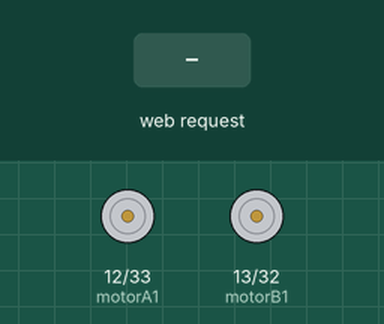
Recording of a sketch running on a simulated ESP32. Parts: motor-driver pin pairs drawn as motors (green arrow = first pin HIGH = forward, orange = second pin HIGH = backward, longer = more drive). Inputs (shaded band) come from the test bench. WiFi joins after 1.5 s; servers stay silent unless stated; what the sketch prints to the serial monitor is not drawn.

Above: at 3.2 s.
3.3 s: HTTP request GET /control?dir=forward received
At 4.5 s:
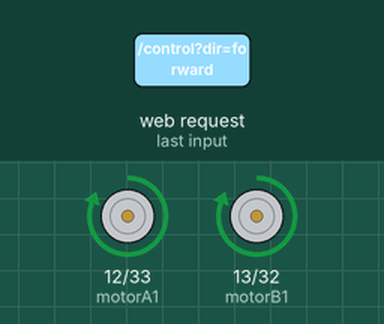
4.8 s: HTTP request GET /control?dir=backward received
At 5.8 s:
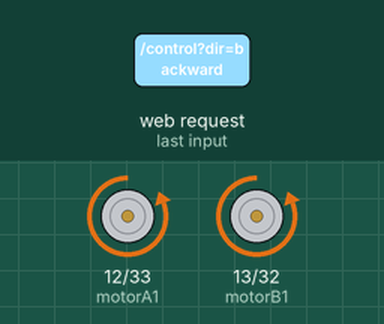
6.3 s: HTTP request GET /control?dir=left received
At 6.9 s:
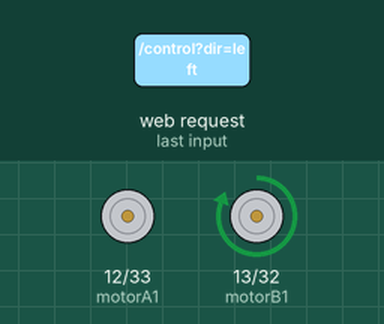
7.8 s: HTTP request GET /control?dir=right received
At 8.1 s:
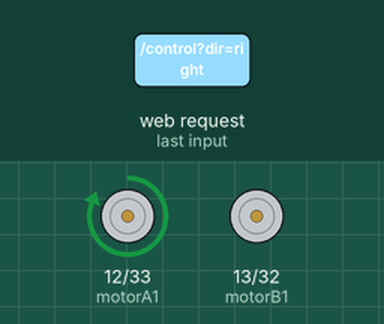
Timing chart, 0 to 10.3 s (numbered marks = the images above; inputs shaded):
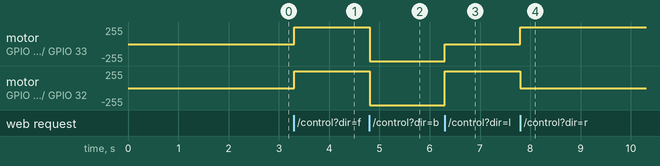

The sketch:

wasd_test.ino
```cpp
#include <WiFi.h>
#include <ESPAsyncWebServer.h>

const char* ssid = "SBRT";
const char* password = "Robotic$3";

// Define motor pins
const int motorA1 = 12;
const int motorA2 = 33;
const int motorB1 = 13;
const int motorB2 = 32;

AsyncWebServer server(80);


String html2 = R"RAW(
<!DOCTYPE html>
<head>
<title>ESP32 Direction Controller</title>
</head>
<body>
<h1>ESP32 Direction Controller</h1>
<p>Use WASD keys to control the direction:</p>
<p>W - Forward, A - Left, S - Backward, D - Right</p>

<script>
// Function to send the request to the ESP32
function sendDirection(direction) {
  // Replace with the IP address of your ESP32
  var ip = location.host;
  var espUrl = 'http://192.168.1.25/control';

  // Assemble the full URL with the direction parameter
  var fullUrl = espUrl + '?dir=' + direction;

  // Send the request
  fetch(fullUrl)
    .then(response => response.text())
    .then(data => console.log(data))
    .catch(error => console.error('Error:', error));
}

// Event listener for keydown to start movement
document.addEventListener('keydown', function(event) {
  if(event.key === 'w' || event.key === 'W') {
    sendDirection('forward');
  } else if(event.key === 'a' || event.key === 'A') {
    sendDirection('left');
  } else if(event.key === 's' || event.key === 'S') {
    sendDirection('backward');
  } else if(event.key === 'd' || event.key === 'D') {
    sendDirection('right');
  }
});

// Event listener for keyup to stop movement
document.addEventListener('keyup', function(event) {
  if(['w', 'W', 'a', 'A', 's', 'S', 'd', 'D'].includes(event.key)) {
    sendDirection('stop');
  }
});
</script>
</body>
</html>
)RAW";

void moveForward() {
  digitalWrite(motorA1, HIGH);
  digitalWrite(motorA2, LOW);
  digitalWrite(motorB1, HIGH);
  digitalWrite(motorB2, LOW);
}

void moveBackward() {
  digitalWrite(motorA1, LOW);
  digitalWrite(motorA2, HIGH);
  digitalWrite(motorB1, LOW);
  digitalWrite(motorB2, HIGH);
}

void turnLeft() {
  digitalWrite(motorA1, LOW);
  digitalWrite(motorA2, LOW);
  digitalWrite(motorB1, HIGH);
  digitalWrite(motorB2, LOW);
}

void turnRight() {
  digitalWrite(motorA1, HIGH);
  digitalWrite(motorA2, LOW);
  digitalWrite(motorB1, LOW);
  digitalWrite(motorB2, LOW);
}

void stopCar() {
  digitalWrite(motorA1, LOW);
  digitalWrite(motorA2, LOW);
  digitalWrite(motorB1, LOW);
  digitalWrite(motorB2, LOW);
}

void setup() {
  pinMode(motorA1, OUTPUT);
  pinMode(motorA2, OUTPUT);
  pinMode(motorB1, OUTPUT);
  pinMode(motorB2, OUTPUT);

  stopCar();  // Ensure car is stopped on startup

  Serial.begin(115200);
  // WiFi.softAP(ssid, password);
  // //   while (WiFi.status() != WL_CONNECTED) {
  // //   delay(1000);
  // //   Serial.println("Connecting to WiFi...");
  // // }
  // Serial.println(WiFi.localIP());
    WiFi.begin(ssid, password);
  while (WiFi.status() != WL_CONNECTED) {
    delay(1000);
    Serial.println("Connecting to WiFi...");
  }
  Serial.println(WiFi.localIP());

  // Handle Web Server
  server.on("/", HTTP_GET, [](AsyncWebServerRequest *request){
    request->send(200, "text/html", html2);
  });

  server.on("/control", HTTP_GET, [](AsyncWebServerRequest *request){
    String direction = request->getParam("dir")->value();
    if (direction == "forward") {
      moveForward();
    } else if (direction == "backward") {
      moveBackward();
    } else if (direction == "left") {
      turnLeft();
    } else if (direction == "right") {
      turnRight();
    } else if (direction == "stop") {
      stopCar();
    }
    request->send(200);
  });

  server.begin();
}

void loop() {


}
```

Measured:
- after the input at 3.3 s, motor on GPIO 12 (motorA1) / GPIO 33 (motorA2), motor on GPIO 13 (motorB1) / GPIO 32 (motorB2): stopped → forward 255/255 at once
- after the input at 4.8 s, motor on GPIO 12 (motorA1) / GPIO 33 (motorA2), motor on GPIO 13 (motorB1) / GPIO 32 (motorB2): forward 255/255 → backward 255/255 at once
- after the input at 6.3 s, motor on GPIO 12 (motorA1) / GPIO 33 (motorA2): backward 255/255 → stopped at once; motor on GPIO 13 (motorB1) / GPIO 32 (motorB2): backward 255/255 → forward 255/255 at once
- after the input at 7.8 s, motor on GPIO 12 (motorA1) / GPIO 33 (motorA2): stopped → forward 255/255 at once; motor on GPIO 13 (motorB1) / GPIO 32 (motorB2): forward 255/255 → stopped at once
